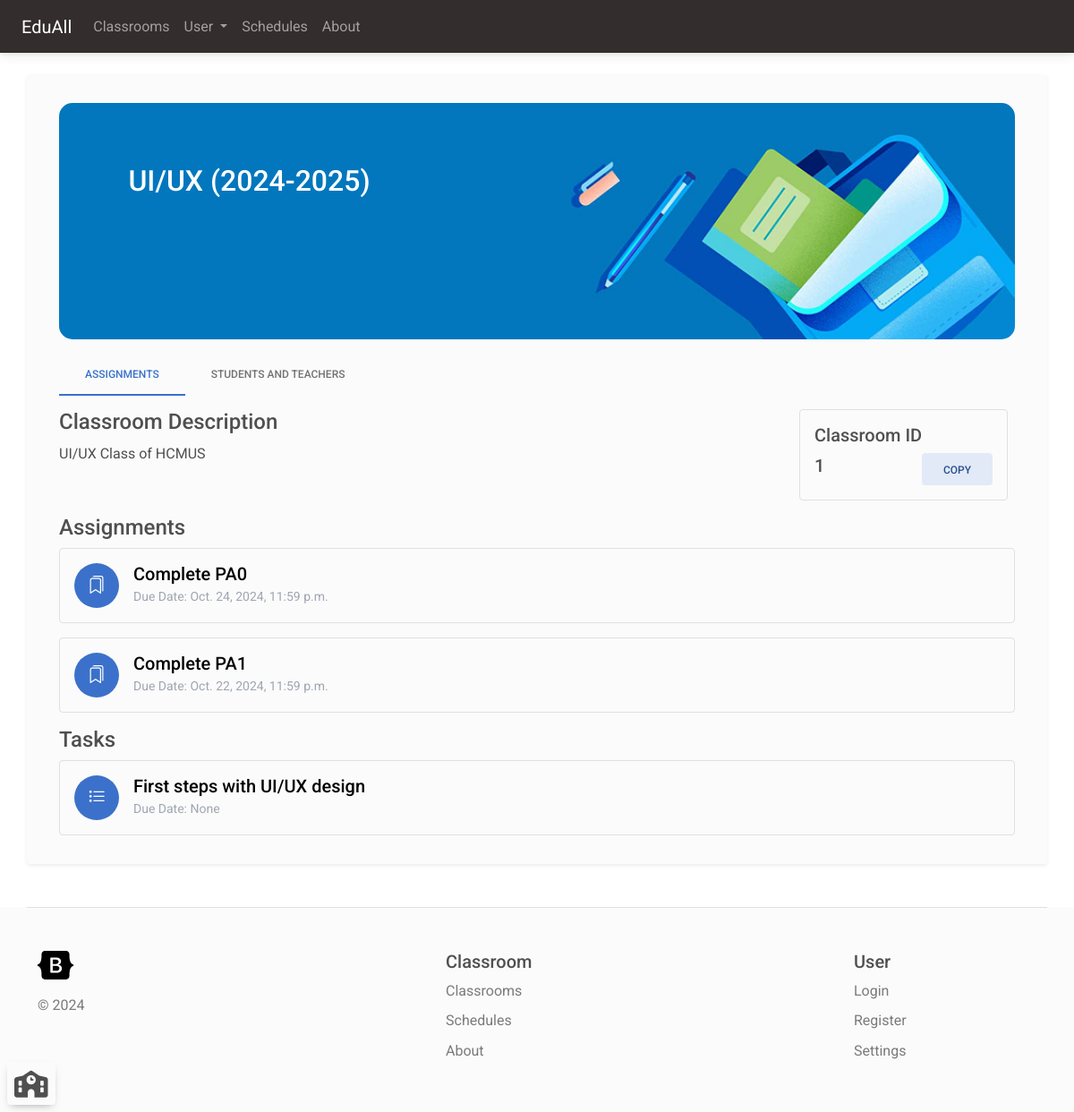
The app's page /classroom/1 (signed in) with its own data.
### classroom_manager/models.py (models this page shows, shortened)
class Classroom(models.Model):
    name = models.CharField(max_length=200)
    teachers = models.ManyToManyField(User, related_name="classroom_teacher")
    students = models.ManyToManyField(User, related_name="classroom_student")
    description = models.CharField(max_length=3000)
    background = models.CharField(max_length=200, default=get_random_class_image)

class ClassroomTask(models.Model):
    isAssignment = models.BooleanField(default=True)
    title = models.CharField(max_length=200, null=True)
    description = models.CharField(max_length=5000, null=True)
    classroom = models.ForeignKey(Classroom, on_delete=models.CASCADE)
    deadline = models.DateTimeField(null=True)
    acceptLateSubmission = models.BooleanField(default=True)

### classroom_manager/views.py (the view, shortened to what this page needs)
# urls.py: path('classroom/<int:id>', views.classroomDetailPage, name="classroom_details"),
@login_required(login_url='login')
def classroomDetailPage(request: HttpRequest, id):
    if request.method == 'GET':
        classroom = Classroom.objects.filter(id=id).first()
        if classroom != None:
            tasks = ClassroomTask.objects.filter(classroom=classroom, isAssignment=False).order_by('-deadline').all()
            assignments = ClassroomTask.objects.filter(classroom=classroom, isAssignment=True).order_by('-deadline').all()
            isCurrentUserTeacher = isTeacher(request.user.id, classroom.id)
            context = {'classroom': classroom, 'classroomId': id, 'assignments': assignments,
                       'tasks': tasks, 'isTeacher': isCurrentUserTeacher, 'joinPath': request.get_host() + reverse('join_classroom_by_id', args=[id]) }
            return render(request, 'classroom_details.html', context)
        else:
            return render(request, '404page.html')

### classroom_manager/context_processor.py (called while the page is built)
def classroom_processor(request):
    if request.user.is_authenticated:
        classroomsAsTeacher = Classroom.objects.filter(teachers__id__contains=request.user.id).all()
        classroomAsStudent = Classroom.objects.filter(students__id__contains=request.user.id).all()
        return {'classroomsAsTeacher': classroomsAsTeacher, 'classroomsAsStudent': classroomAsStudent}
    return {'classroomsAsTeacher': [], 'classroomsAsStudent': []}

### classroom_manager/views.py (called while the page is built)
def isTeacher(userId, classroomId):
    user = User.objects.filter(id=userId).first()
    classroom = Classroom.objects.filter(id=classroomId, teachers__id__contains=userId).first()
    if user == None or classroom == None:
        return False
    return True

### classroom_manager/templates/classroom_details.html (shortened to what this page needs)
{% extends 'navbar.html' %}
{% block content %}
{% load static %}
    <div class="container">
        <div style="width: 100%;" class="mt-3 position-relative">
            <img style="width: 100%; border-radius: 15px;"  src="{% static classroom.background %}"/ >
            <div style="padding: 1rem 1.5rem; top: 20%; left: 5%; width: 85%; color: white;" class="position-absolute">
                <h2 style="text-overflow: ellipsis; overflow: hidden; display: block; whitespace: no-wrap;">{{ classroom.name }}</h2>
            </div>
        </div>
        <ul class="nav nav-tabs mb-2 mt-3 bg-light">
            <li class="nav-item">
                <a class="nav-link active bg-light" aria-current="page" href="#">Assignments</a>
            </li>
            <li class="nav-item">
                <a class="nav-link" href="{% url 'classroom_details_users' classroom.id %}">Students and teachers</a>
            </li>
        </ul>
        <div>
            <div class="row">
                <div class="col-12 col-lg-9">
                    <h4 class="mt-2">Classroom Description</h4>
                    <p>{{ classroom.description }}</p>
                </div>
                <div class="col-12 col-lg-3">
                    <div class="mx-2 my-2 rounded border p-3">
                        <h5>Classroom ID</h5>
                        <div class="d-flex justify-content-between align-items-center">
                            <h5>{{ classroom.id }}</h5>
                            <button class="btn btn-secondary ms-2" onclick="navigator.clipboard.writeText('{{ joinPath }}')">Copy</button>
                        </div>
                    </div>
                </div>
            </div>
            <h4 class="mt-2">Assignments</h4>
            <div>
                {% for task in assignments %}
                <a href="{% url 'task_details' task.id %}" class="text-decoration-none">
                    <div class="border rounded p-3 mb-3">
                        <div class="d-flex align-items-center">
                            <div class="bg-primary rounded-circle me-2" style="width: 50px; height: 50px; position: relative;">
                                {% if task.isAssignment %}
                                    <i class="bi bi-bookmarks text-white" style="font-size: 20px; position: absolute; top: 50%; left: 50%; transform: translate(-50%, -50%);"></i>
                                {% else %}
                                    <i class="bi bi-list-task text-white" style="font-size: 20px; position: absolute; top: 50%; left: 50%; transform: translate(-50%, -50%);"></i>
                                {% endif %}
                            </div>
                            <div class="ms-2">
                                <h5 class="text-black m-auto">{{ task.title }}</h5>
                                <p class="text-secondary m-auto"><small>Due Date: {{ task.deadline }}</small></p>
                            </div>
                        </div>
                    </div>
                </a>
                {% endfor %}
            </div>
            <h4 class="mt-2">Tasks</h4>
            <div>
                {% for task in tasks %}
                <a href="{% url 'task_details' task.id %}" class="text-decoration-none">
                    <div class="border rounded p-3 mb-3">
                        <div class="d-flex align-items-center">
                            <div class="bg-primary rounded-circle me-2" style="width: 50px; height: 50px; position: relative;">
                                {% if task.isAssignment %}
                                    <i class="bi bi-bookmarks text-white" style="font-size: 20px; position: absolute; top: 50%; left: 50%; transform: translate(-50%, -50%);"></i>
                                {% else %}
                                    <i class="bi bi-list-task text-white" style="font-size: 20px; position: absolute; top: 50%; left: 50%; transform: translate(-50%, -50%);"></i>
                                {% endif %}
                            </div>
                            <div class="ms-2">
                                <h5 class="text-black m-auto">{{ task.title }}</h5>
                                <p class="text-secondary m-auto"><small>Due Date: {{ task.deadline }}</small></p>
                            </div>
                        </div>
                    </div>
                </a>
                {% endfor %}
            </div>
        </div>
    </div>
{% endblock %}

### classroom_manager/static/css/variables.css (style rules this page uses)
:root { --primary: #155bd5; --primary-dark: #1c3ab6; --primary-light: #e2f1ff; --accent: #00d4d7; --accent-dark: #00bac1; --accent-light: #dff9f8; --success: #13d527; --success-dark: #00ae11; --success-light: #eafbe7; --secondary: #8f15d5; --secondary-dark: #6013c7; --secondary-light: #f4e5fa; --info: #15b2d5; --info-dark: #0f8ca8; --info-light: #e0f5fa; --caution: #dbbb25; --caution-dark: #d58f15; --caution-light: #fbf9e4; --error: #e6185e; --error-dark: #bf1257; --error-light: #fce4eb; --black: #1d1d1d; --dark-1: #2d2d2d; --dark-2: #4d4d4d; --dark-3: #6d6d6d; --gray-1: #8d8d8d; --gray-2: #adadad; --gray-3: #cdcdcd; --gray-4: #e0e0e0; --light-1: #efefef; --light-2: #f5f5f5; --light-3: #fafafa; --white: #ffffff; --gradient-1: linear-gradient(180deg, #155bd5 0%, #1c3ab6 100%); --gradient-2: linear-gradient(180deg, #155bd5 13.02%, #00d4d7 85.42%); --gradient-3: linear-gradient(180deg, #155bd5 0%, #8f15d5 100%); --gradient-4: linear-gradient(180deg, #155bd5 0%, #13d527 100%); --gradient-5: linear-gradient(180deg, #155bd5 0%, #15bbd5 100%); --gradient-6: linear-gradient(180deg, #155bd5 0%, #dbbb25 100%); --gradient-7: linear-gradient(180deg, #155bd5 0%, #e6185e 100%); --gradient-8: linear-gradient(180deg, #1c3ab6 0%, #00bac1 100%); --gradient-9: linear-gradient(180deg, #00d4d7 13.02%, #155bd5 85.42%); --shadow-1: 0px 0px 1px rgba(40, 41, 61, 0.08), 0px 0.5px 2px rgba(96, 97, 112, 0.16); --shadow-2: 0px 0px 1px rgba(40, 41, 61, 0.04), 0px 2px 4px rgba(96, 97, 112, 0.16); --shadow-3: 0px 0px 2px rgba(40, 41, 61, 0.04), 0px 4px 8px rgba(96, 97, 112, 0.16); --shadow-4: 0px 2px 4px rgba(40, 41, 61, 0.04), 0px 8px 16px rgba(96, 97, 112, 0.16); --shadow-5: 0px 2px 8px rgba(40, 41, 61, 0.04), 0px 16px 24px rgba(96, 97, 112, 0.16); --shadow-6: 0px 2px 8px rgba(40, 41, 61, 0.08), 0px 20px 32px rgba(96, 97, 112, 0.24); }

### records on screen
Classroom: background (picture), name "UI/UX (2024-2025)", description "UI/UX Class of HCMUS", id "1"
ClassroomTask: isAssignment True (drawn), title "Complete PA0", deadline "Oct. 24, 2024, 11:59 p.m."
ClassroomTask: isAssignment True (drawn), title "Complete PA1", deadline "Oct. 22, 2024, 11:59 p.m."
ClassroomTask: isAssignment False (drawn), title "First steps with UI/UX design", deadline "None"
